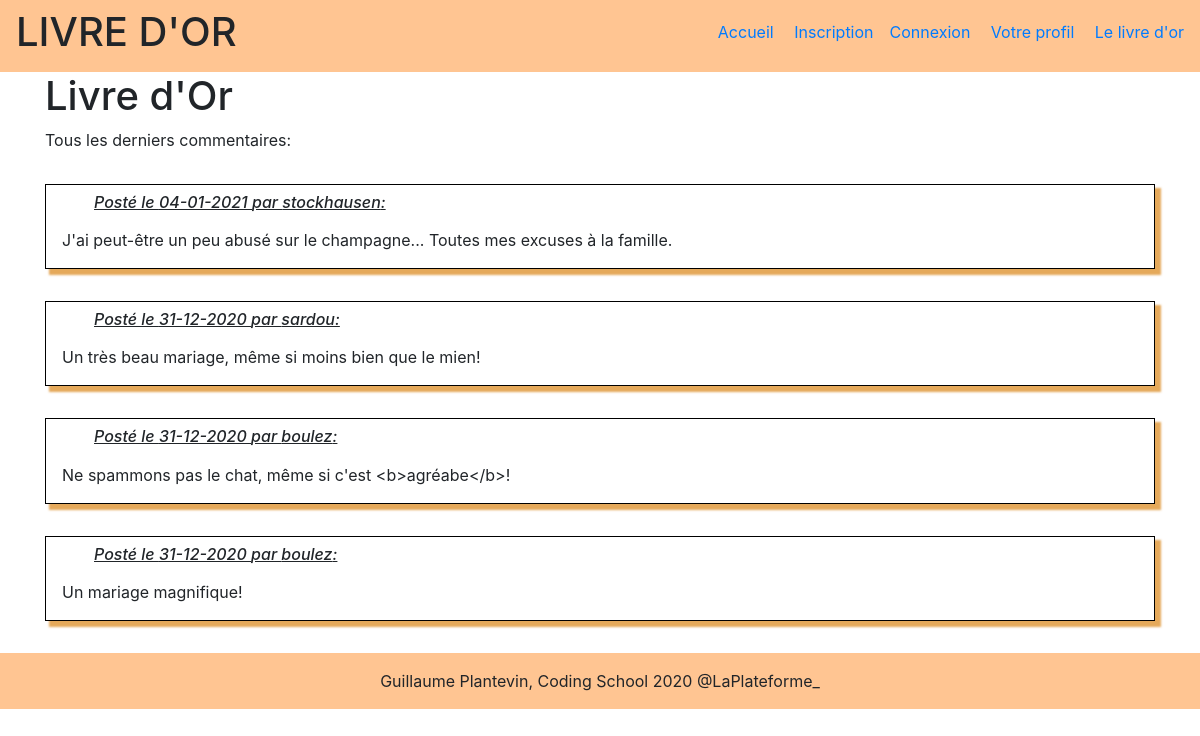
Screenshot of /livre-or.php with the database file from the repository.
### tables this page shows
CREATE TABLE `commentaires` (
  `id` int(11) NOT NULL,
  `commentaire` text NOT NULL,
  `id_utilisateur` int(11) NOT NULL,
  `date` datetime NOT NULL
);

CREATE TABLE `utilisateurs` (
  `id` int(11) NOT NULL,
  `login` varchar(255) NOT NULL,
  `password` varchar(255) NOT NULL
);

### livre-or.php (the view, shortened to what this page needs)
<?php
    require_once('pdo.php');
    $stmt = "SELECT commentaires.commentaire, utilisateurs.login, commentaires.date
            FROM `commentaires` JOIN `utilisateurs`
            WHERE utilisateurs.id = commentaires.id_utilisateur ORDER BY DATE DESC";
	if (! $result = $pdo->query($stmt) )
		$_SESSION['error'] = 'Les messages enregistrés ne peuvent pas être récupérés.';
?>
<!DOCTYPE html>
<html lang="fr">
    <?php require_once('templates/head.php');?>
    <body>
        <header>
            <?php require_once('templates/nav-bar.php');?>
        </header>
        <main class='container'>
            <h1>Livre d'Or</h1>
            <p>Tous les derniers commentaires:</p>
            <?php
				while ($row = $result->fetch(PDO::FETCH_ASSOC)) {
					$orgDate = $row['date'];
					$newDate = date("d-m-Y", strtotime($orgDate));
					echo '<article class="commentaires">';
						echo '<h6>Posté le ' . $newDate . ' par ' . $row['login'] . ':</h6>';
						echo '<p>' . $row['commentaire'] . '</p>';
					echo '</article>';
				}
            ?>
        </main>
        <?php require_once('templates/footer.php');?>
    </body>
</html>

### templates/head.php (shortened to what this page needs)
<head>
    <link rel="stylesheet" href="https://stackpath.bootstrapcdn.com/bootstrap/4.3.1/css/bootstrap.min.css">        <link rel="stylesheet" href="styles/style.css">
    <link rel="stylesheet" href="styles/style.css">
</head>

### templates/nav-bar.php (shortened to what this page needs)
<nav class="d-flex navbar flex-fill">
    <h1>Livre d'Or</h1>
    <ul>
        <li><a href="index.php">Accueil</a></li>
        <?php
            if (isset($_SESSION['logged']) && $_SESSION['logged']) {
                echo '<li><a href="deconnexion.php">déconnexion</a></li>';
            }
            else {
                echo '<li><a href="inscription.php">Inscription</a></li>';
                echo '<li><a href="connexion.php">Connexion</a></li>';
            }
        ?>
        <li><a href="profil.php">Votre profil</a></li>
        <li><a href="livre-or.php">Le livre d'or</a></li>
    </ul>
</nav>

### templates/footer.php
<footer class='footer'>
    <p>Guillaume Plantevin, Coding School 2020 @LaPlateforme_</p>
</footer>

### styles/style.css (style rules this page uses)
nav { background: rgb(255, 197, 146); display: flex; }
nav li { display: inline-block; margin-left: 1em; }
nav h1 { text-transform: uppercase; }
nav ul { margin-top: .5em; }
.commentaires { margin: 2em 0; border: 1px solid black; box-shadow: 5px 5px 2px 1px rgba(221, 141, 37, 0.753); }
.commentaires h6 { text-decoration: underline; font-style: italic; padding: 0.5em 0; text-indent: 3em; }
.commentaires p { padding-left: 1em; }
.footer { width: 100%; background: rgb(255, 197, 146); text-align: center; }
.footer p { padding: 1em 0; }

### rows the page displays
commentaires: date "04-01-2021", id_utilisateur.login "stockhausen", commentaire "J'ai peut-être un peu abusé sur le champagne... Toutes mes excuses à la famille."
commentaires: date "31-12-2020", id_utilisateur.login "sardou", commentaire "Un très beau mariage, même si moins bien que le mien!"
commentaires: date "31-12-2020", id_utilisateur.login "boulez", commentaire "Ne spammons pas le chat, même si c'est <b>agréabe</b>!"
commentaires: date "31-12-2020", id_utilisateur.login "boulez", commentaire "Un mariage magnifique!"
